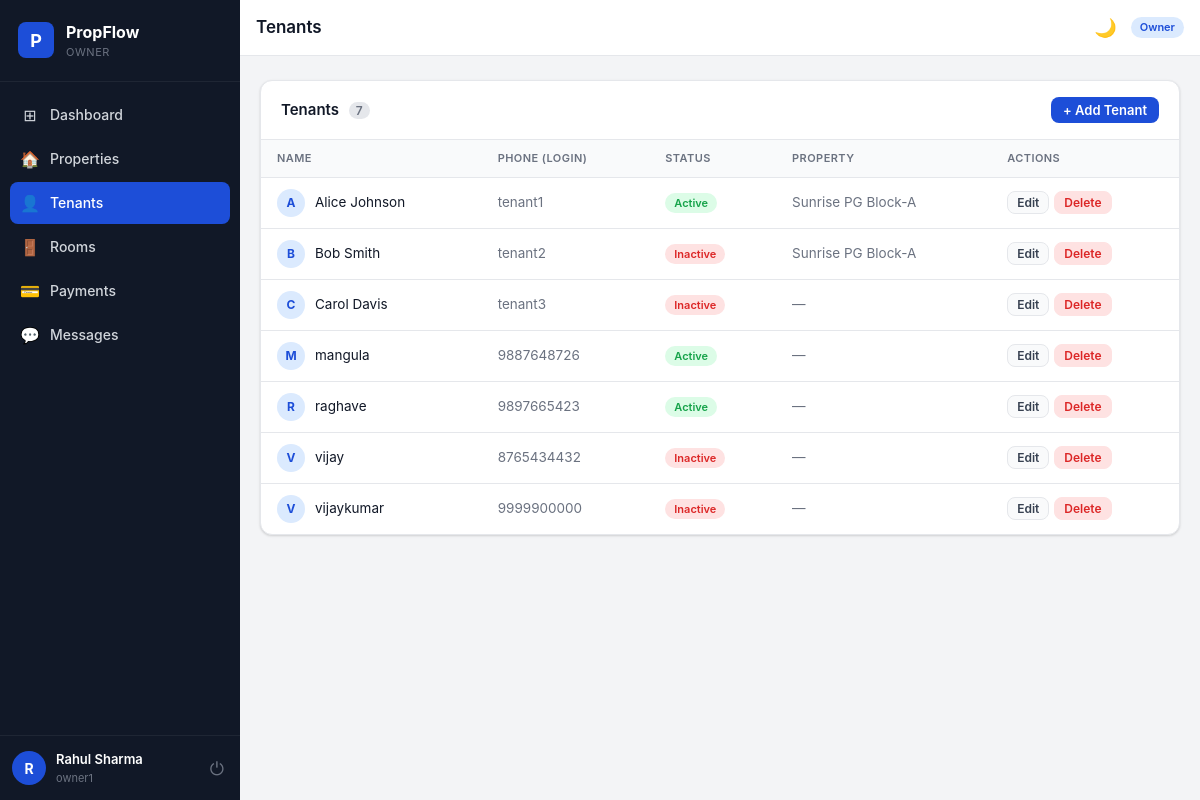
The page /owner/tenants (signed in) on the database as committed earlier.
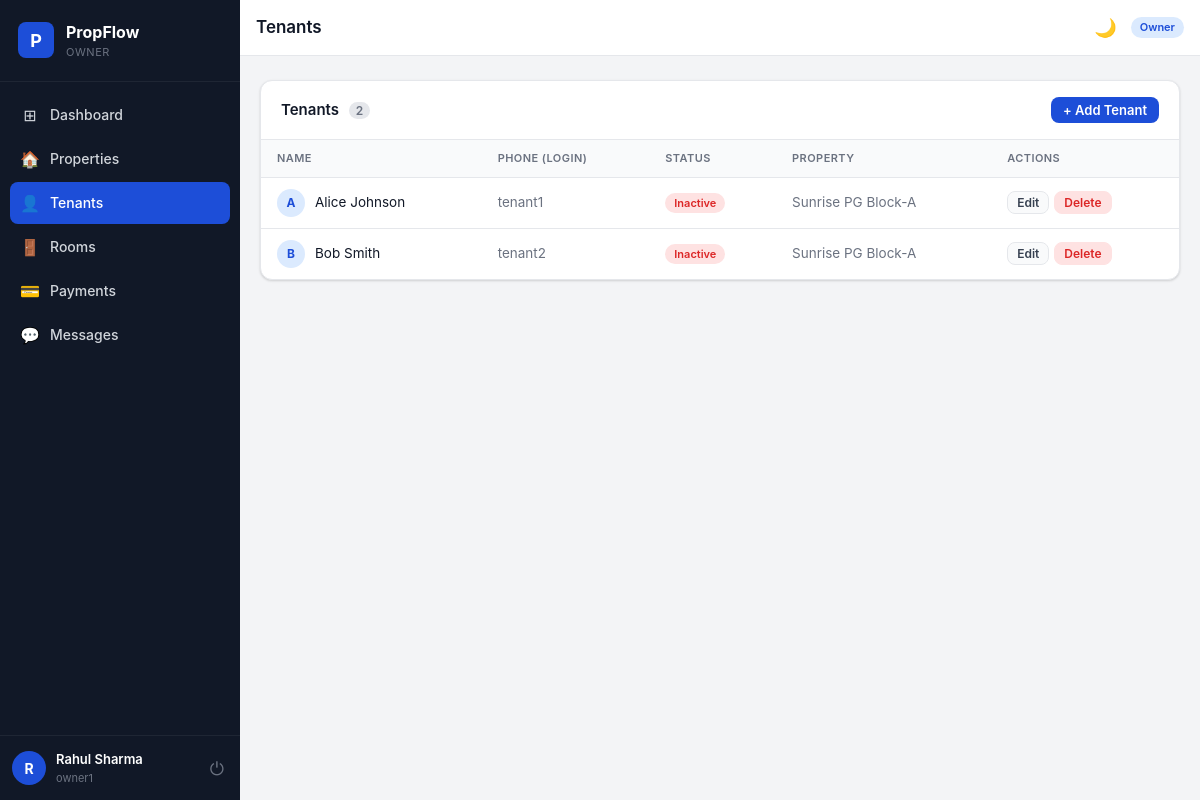
The same page on the database as committed later.
### models.py (models this page shows, shortened)
class User(UserMixin, db.Model):
    __tablename__ = "users"
    id            = db.Column(db.Integer, primary_key=True)
    phone         = db.Column(db.String(30),  unique=True, nullable=False)
    full_name     = db.Column(db.String(150), nullable=False)
    password_hash = db.Column(db.String(255), nullable=False)
    role          = db.Column(db.String(10),  nullable=False, default="tenant")  # admin|owner|tenant
    is_active     = db.Column(db.Boolean, default=True,  nullable=False)
    owner_id      = db.Column(db.Integer,
                               db.ForeignKey("users.id", ondelete="SET NULL"),
                               nullable=True)
    created_at    = db.Column(db.DateTime, default=now_utc, nullable=False)
    updated_at    = db.Column(db.DateTime, default=now_utc, onupdate=now_utc, nullable=False)
    owned_tenants     = db.relationship(
        "User", foreign_keys=[owner_id],
        backref=db.backref("owner_user", remote_side=[id]),
        lazy="dynamic"
    )
    properties        = db.relationship("Property",       back_populates="owner",
                                        foreign_keys="Property.owner_id",    lazy="dynamic")
    tenancies         = db.relationship("PropertyTenant", back_populates="tenant",
                                        foreign_keys="PropertyTenant.tenant_id", lazy="dynamic")
    payments          = db.relationship("Payment",        back_populates="tenant",
                                        foreign_keys="Payment.tenant_id",    lazy="dynamic")
    notifications     = db.relationship("Notification",   back_populates="user",   lazy="dynamic")
    sent_messages     = db.relationship("Message", back_populates="sender",
                                        foreign_keys="Message.sender_id",    lazy="dynamic")
    received_messages = db.relationship("Message", back_populates="receiver",
                                        foreign_keys="Message.receiver_id",  lazy="dynamic")
    room_assignments  = db.relationship("RoomTenant", back_populates="tenant",
                                        foreign_keys="RoomTenant.tenant_id", lazy="dynamic")
    def to_dict(self):
        return {
            "id": self.id, "phone": self.phone, "full_name": self.full_name,
            "role": self.role, "is_active": self.is_active, "owner_id": self.owner_id,
            "created_at": to_ist(self.created_at),
        }
    __table_args__ = (
        Index("ix_users_phone", "phone"),
        Index("ix_users_role",  "role"),
        Index("ix_users_owner_role", "owner_id", "role"),
    )

class Property(db.Model):
    __tablename__ = "properties"
    id            = db.Column(db.Integer, primary_key=True)
    name          = db.Column(db.String(200), nullable=False)
    address       = db.Column(db.Text,        nullable=False)
    city          = db.Column(db.String(100), nullable=False)
    state         = db.Column(db.String(50),  nullable=True)
    zip_code      = db.Column(db.String(20),  nullable=True)
    unit_number   = db.Column(db.String(50),  nullable=True)
    property_type = db.Column(db.String(50),  default="apartment")
    bedrooms      = db.Column(db.Integer,     nullable=True)
    bathrooms     = db.Column(db.Integer,     nullable=True)
    area_sqft     = db.Column(db.Float,       nullable=True)
    monthly_rent  = db.Column(db.Numeric(10, 2), nullable=False)
    description   = db.Column(db.Text,        nullable=True)
    status        = db.Column(db.String(20),  default="available", nullable=False)
    owner_id      = db.Column(db.Integer,
                               db.ForeignKey("users.id", ondelete="CASCADE"),
                               nullable=False)
    is_deleted    = db.Column(db.Boolean, default=False, nullable=False)
    created_at    = db.Column(db.DateTime, default=now_utc)
    updated_at    = db.Column(db.DateTime, default=now_utc, onupdate=now_utc)
    owner    = db.relationship("User",           back_populates="properties", foreign_keys=[owner_id])
    tenants  = db.relationship("PropertyTenant", back_populates="property",   lazy="dynamic")
    payments = db.relationship("Payment",        back_populates="property",   lazy="dynamic")
    rooms    = db.relationship("Room",           back_populates="prop",       lazy="dynamic")
    __table_args__ = (
        Index("ix_properties_owner_id",  "owner_id"),
        Index("ix_properties_status",    "status"),
    )

### routes/owner.py (the view)
@owner_bp.route("/tenants")
@login_required
@role_required("owner")
def tenants():
    my_tenants = _tenant_svc.list_for_owner(current_user.id, include_inactive=True)
    my_props   = Property.query.filter_by(owner_id=current_user.id, is_deleted=False).all()
    return render_template("owner/tenants.html", tenants=my_tenants, properties=my_props)

### models.py (called while the page is built)
def to_ist(dt):
    if not dt:
        return None
    ist = dt + timedelta(hours=5, minutes=30)
    return ist.strftime("%d-%m-%Y %I:%M %p")

### routes/__init__.py (called while the page is built)
def role_required(*roles):
    def decorator(f):
        @wraps(f)
        def decorated(*args, **kwargs):
            if not current_user.is_authenticated:
                if request.path.startswith("/api/") or request.is_json:
                    return jsonify({"error": "Login required"}), 401
                return redirect(url_for("auth.login"))
            if current_user.role not in roles:
                if request.path.startswith("/api/") or request.is_json:
                    return jsonify({"error": "Access denied"}), 403
                abort(403)
            return f(*args, **kwargs)
        return decorated
    return decorator

### services/tenant.py (called while the page is built)
    def list_for_owner(self, owner_id: int, include_inactive: bool = False):
        q = User.query.filter_by(owner_id=owner_id, role="tenant")
        if not include_inactive:
            q = q.filter_by(is_active=True)
        return q.order_by(User.full_name).all()

### templates/owner/tenants.html (shortened to what this page needs)
{% extends "base.html" %}
{% block page_title %}Tenants{% endblock %}
{% block content %}
<div class="card">
  <div class="card-header">
    <h2>Tenants <span class="badge-count">{{ tenants|length }}</span></h2>
    <button class="btn btn-primary btn-sm" onclick="openModal('addTenantModal')">+ Add Tenant</button>
  </div>
  <div class="table-wrap">
    <table class="table">
      <thead><tr><th>Name</th><th>Phone (Login)</th><th>Status</th><th>Property</th><th>Actions</th></tr></thead>
      <tbody>
        {% for t in tenants %}
        <tr>
          <td>
            <div class="user-cell">
              <div class="avatar avatar-sm" style="background:#dbeafe;color:#1d4ed8">{{ t.full_name[0].upper() }}</div>
              {{ t.full_name }}
            </div>
          </td>
          <td class="text-muted font-mono">{{ t.phone }}</td>
          <td><span class="badge badge-{{ 'completed' if t.is_active else 'overdue' }}">{{ 'Active' if t.is_active else 'Inactive' }}</span></td>
          <td class="text-muted">
            {% set tenancy = t.tenancies.first() %}
            {{ tenancy.property.name if tenancy and tenancy.property else '—' }}
          </td>
          <td>
            <div class="action-btns">
              <button class="btn btn-ghost btn-xs" onclick='openEditTenant({{ t.to_dict()|tojson }})'>Edit</button>
              <form method="POST" action="{{ url_for('owner.delete_tenant', tid=t.id) }}" style="display:inline" onsubmit="return confirm('Delete {{ t.full_name }}? This cannot be undone.')">
                <button class="btn btn-danger btn-xs">Delete</button>
              </form>
            </div>
          </td>
        </tr>
        {% else %}
        <tr><td colspan="5" class="text-center text-muted py-32">No tenants yet. Add your first tenant below.</td></tr>
        {% endfor %}
      </tbody>
    </table>
  </div>
</div>
{% endblock %}

### templates/base.html (shortened to what this page needs)
<!DOCTYPE html>
<html lang="en" data-theme="light">
<head>
  <link rel="stylesheet" href="{{ url_for('static', filename='css/style.css') }}"/>
</head>
<body>
<aside class="sidebar" id="sidebar">
  <div class="sidebar-logo">
    <div class="logo-icon">P</div>
    <div>
      <div class="logo-name">PropFlow</div>
      <div class="logo-role">{{ current_user.role | capitalize }}</div>
    </div>
  </div>
  <nav class="sidebar-nav">
    {% if current_user.role == 'admin' %}
      <a href="{{ url_for('admin.dashboard') }}"  class="nav-item {% if request.endpoint == 'admin.dashboard'   %}active{% endif %}"><span class="nav-icon">⊞</span>Dashboard</a>
      <a href="{{ url_for('admin.users') }}"      class="nav-item {% if request.endpoint == 'admin.users'      %}active{% endif %}"><span class="nav-icon">👔</span>Owners</a>
      <a href="{{ url_for('admin.properties') }}" class="nav-item {% if request.endpoint == 'admin.properties' %}active{% endif %}"><span class="nav-icon">🏠</span>Properties</a>
      <a href="{{ url_for('rooms.index') }}"      class="nav-item {% if 'rooms' in request.endpoint            %}active{% endif %}"><span class="nav-icon">🚪</span>Rooms</a>
      <a href="{{ url_for('admin.payments') }}"   class="nav-item {% if request.endpoint == 'admin.payments'   %}active{% endif %}"><span class="nav-icon">💳</span>Payments</a>
      <a href="{{ url_for('chat.index') }}"       class="nav-item {% if 'chat' in request.endpoint             %}active{% endif %}">
        <span class="nav-icon">💬</span>Messages<span class="nav-badge" id="msgBadge" style="display:none"></span>
      </a>
    {% elif current_user.role == 'owner' %}
      <a href="{{ url_for('owner.dashboard') }}"  class="nav-item {% if request.endpoint == 'owner.dashboard'   %}active{% endif %}"><span class="nav-icon">⊞</span>Dashboard</a>
      <a href="{{ url_for('owner.properties') }}" class="nav-item {% if request.endpoint == 'owner.properties'  %}active{% endif %}"><span class="nav-icon">🏠</span>Properties</a>
      <a href="{{ url_for('owner.tenants') }}"    class="nav-item {% if request.endpoint == 'owner.tenants'     %}active{% endif %}"><span class="nav-icon">👤</span>Tenants</a>
      <a href="{{ url_for('rooms.index') }}"      class="nav-item {% if 'rooms' in request.endpoint             %}active{% endif %}"><span class="nav-icon">🚪</span>Rooms</a>
      <a href="{{ url_for('owner.payments') }}"   class="nav-item {% if request.endpoint == 'owner.payments'    %}active{% endif %}"><span class="nav-icon">💳</span>Payments</a>
      <a href="{{ url_for('chat.index') }}"       class="nav-item {% if 'chat' in request.endpoint              %}active{% endif %}">
        <span class="nav-icon">💬</span>Messages
      </a>
    {% endif %}
  </nav>
  <div class="sidebar-footer">
    <div class="user-info">
      <div class="user-avatar">{{ current_user.full_name[0].upper() }}</div>
      <div>
        <div class="user-name">{{ current_user.full_name }}</div>
        <div class="user-phone">{{ current_user.phone }}</div>
      </div>
    </div>
    <a href="{{ url_for('auth.logout') }}" class="logout-btn" title="Logout">⏻</a>
  </div>
</aside>
<div class="main-wrap">
  <header class="topbar">
    <h1 class="page-title">{% block page_title %}{% endblock %}</h1>
    <div class="topbar-right">
      <button class="icon-btn" id="darkToggle" onclick="toggleDark()" title="Dark mode" aria-label="Toggle dark mode">🌙</button>
      <span class="role-badge role-{{ current_user.role }}">{{ current_user.role }}</span>
    </div>
  </header>
  <main class="page-content">
    {% block content %}{% endblock %}
  </main>
</div>
</body>
</html>

Rows that differ between the two databases and show on the page:
removed User: full_name "C", full_name "Carol Davis", phone "tenant3", is_active "Inactive", property "—"
removed User: full_name "M", full_name "mangula", phone "9887648726", is_active "Active", property "—"
removed User: full_name "R", full_name "raghave", phone "9897665423", is_active "Active", property "—"
removed User: full_name "V", full_name "vijay", phone "8765434432", is_active "Inactive", property "—"
removed User: full_name "V", full_name "vijaykumar", phone "9999900000", is_active "Inactive", property "—"
changed User "Alice Johnson": is_active "Active" → "Inactive"
Other text that changed with them:
{{ tenants|length }}: "7" → "2"
